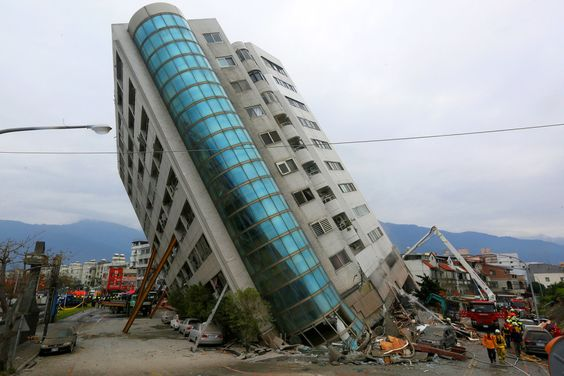
#> input picture valencia.jpg, 564 x 376 px, found by its file name
$ python valencia.py
#> lines starting #> are read from the running program, lines starting #| are printed output that depends on the picture
#> further down, image is the input picture: shape (376, 564, 3); mean B, G, R 149.8, 148.9, 144.3
import cv2
import numpy as np
import matplotlib.pyplot as plt

def apply_valencia(image):
    image = image.astype(np.float32) / 255.0

    image[:, :, 0] = np.minimum(image[:, :, 0] * 1.9, 1.3)
    image[:, :, 1] = np.minimum(image[:, :, 1] * 1.08, 1.0)
    image[:, :, 2] = np.minimum(image[:, :, 2] * 1.15, 1.0)
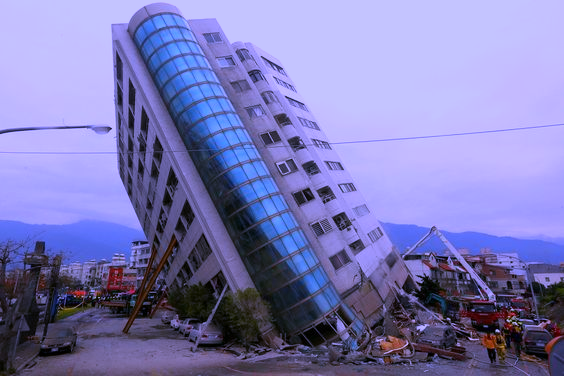
#> image: shape (376, 564, 3) float32; mean of channels 0, 1, 2 0.925, 0.627, 0.637; drawn with min black and max white

    lab_image = cv2.cvtColor(image, cv2.COLOR_BGR2Lab)
#> lab_image: shape (376, 564, 3) float32; mean of channels 0, 1, 2 65.9, 10.2, -18.6
    l, a, b = cv2.split(lab_image)
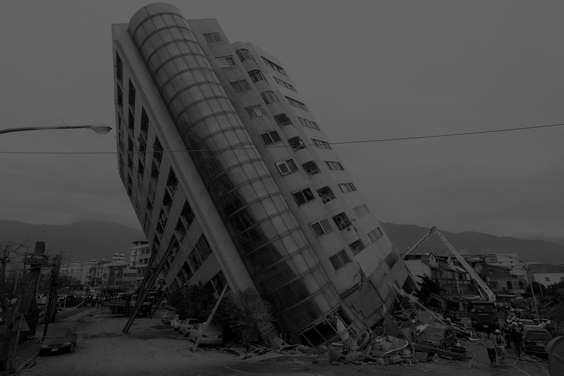
#> l: shape (376, 564) float32; min 0, max 100, mean 65.9
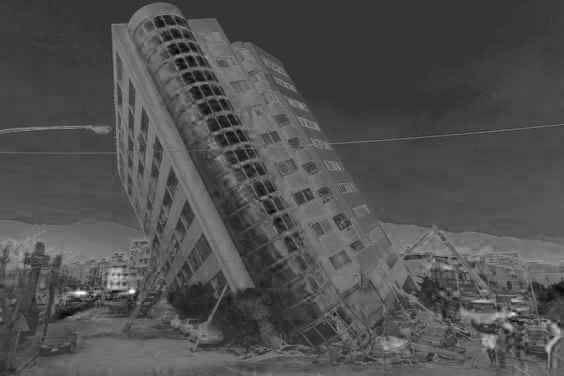
#> a: shape (376, 564) float32; min -19.88, max 75.41, mean 10.2; drawn with min black and max white
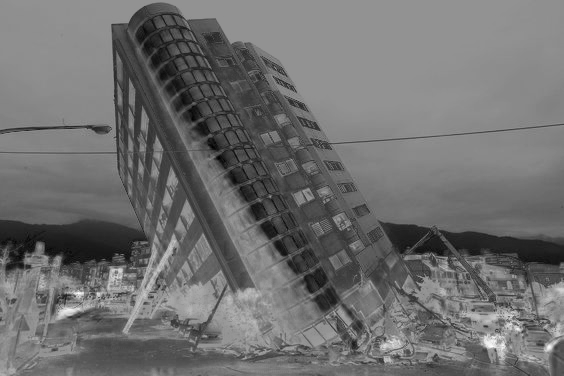
#> b: shape (376, 564) float32; min -78.33, max 58.22, mean -18.6; drawn with min black and max white
    l = np.clip(l * 1.1, 0, 1)
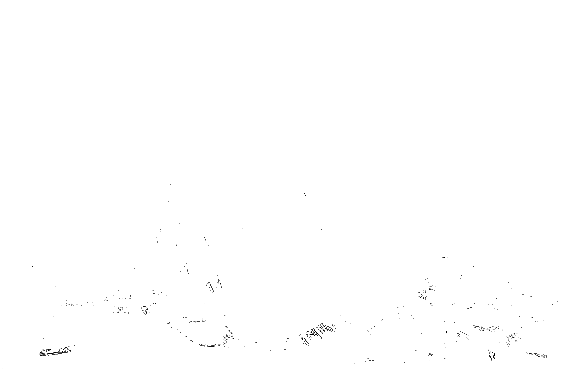
#> l: shape (376, 564) float32; min 0, max 1, mean 0.998
    lab_image = cv2.merge([l, a, b])
#> lab_image: shape (376, 564, 3) float32; mean of channels 0, 1, 2 1, 10.2, -18.6
    image = cv2.cvtColor(lab_image, cv2.COLOR_Lab2BGR)
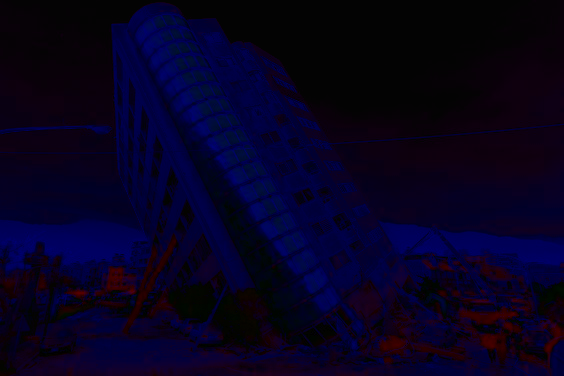
#> image: shape (376, 564, 3) float32; mean B, G, R 0.129, 0.00514, 0.0261

    rows, cols = image.shape[:2]
#> rows = 376; cols = 564
    X_resultant_kernel = cv2.getGaussianKernel(cols, 1200)
    Y_resultant_kernel = cv2.getGaussianKernel(rows, 1200)
    kernel = Y_resultant_kernel * X_resultant_kernel.T
    mask = kernel / np.max(kernel)

    vignette = np.dstack((mask, mask, mask))

    image = image * (0.95 + 0.05 * vignette)

    image = np.clip(image * 255, 0, 255).astype(np.uint8)

    return image

image_path = 'C:\\Users\\ThinkPad E560\\Desktop\\Instagram filters project\\valencia.jpg'
image = cv2.imread(image_path)

filtered_image = apply_valencia(image)

plt.figure(figsize=(12, 6))

plt.subplot(1, 2, 1)
plt.imshow(cv2.cvtColor(image, cv2.COLOR_BGR2RGB))
plt.title('Original Image')
plt.axis('off')

plt.subplot(1, 2, 2)
plt.imshow(cv2.cvtColor(filtered_image, cv2.COLOR_BGR2RGB))
plt.title('Valencia Filter')
plt.axis('off')

plt.show()
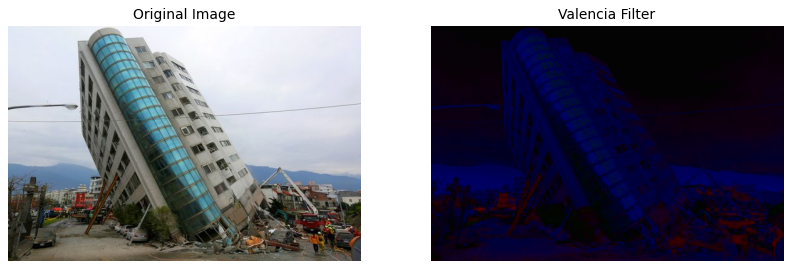
#> figure drawn by matplotlib, 2 panels

$ run again, with claredon.jpg copied over valencia.jpg
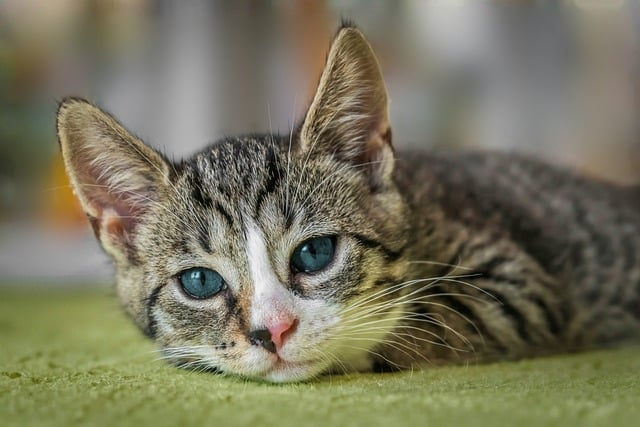
#> input picture claredon.jpg, 640 x 427 px, found by its file name
#> image is the input picture: shape (427, 640, 3); mean B, G, R 93.2, 116.1, 119.1
#> in apply_valencia, `image = cv2.cvtColor(lab_image, cv2.COLOR_Lab2BGR)`:
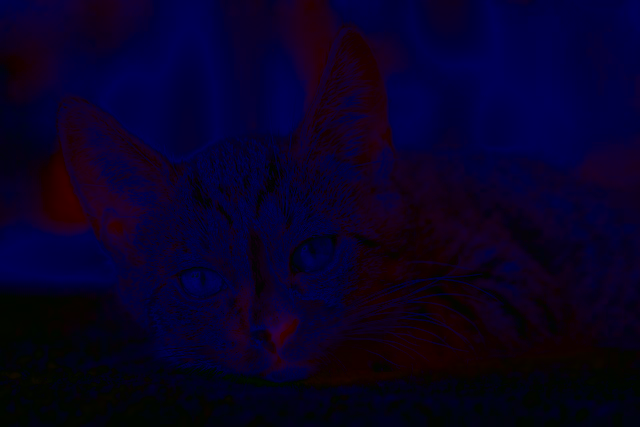
#> image: shape (427, 640, 3) float32; mean B, G, R 0.147, 0.00279, 0.0324
#> `plt.show()`:
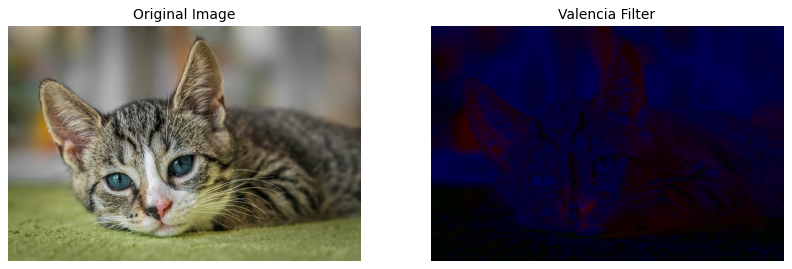
#> figure drawn by matplotlib, 2 panels

$ run again, with gingham.jpg copied over valencia.jpg
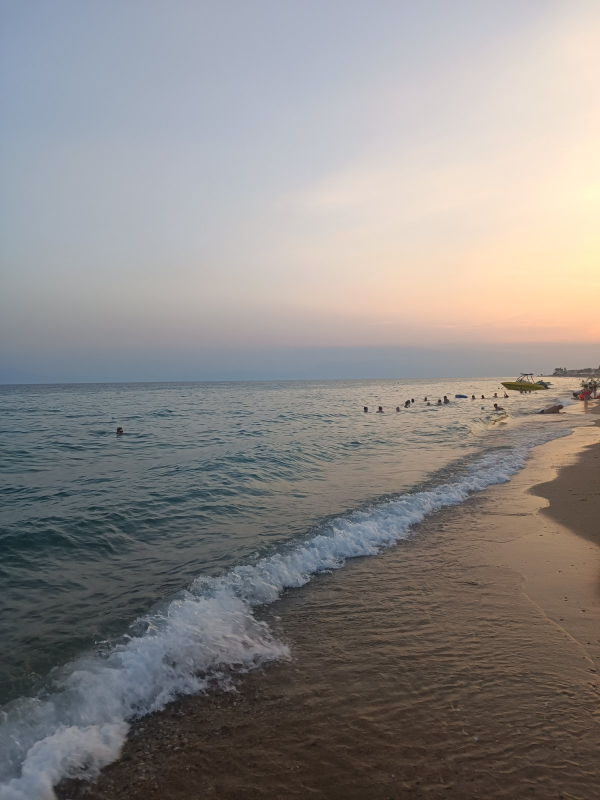
#> input picture gingham.jpg, 1200 x 1600 px, found by its file name (shown at 1/2 size)
#> image is the input picture: shape (1600, 1200, 3); mean B, G, R 135.2, 136.9, 140.4
#> in apply_valencia, `image = cv2.cvtColor(lab_image, cv2.COLOR_Lab2BGR)`:
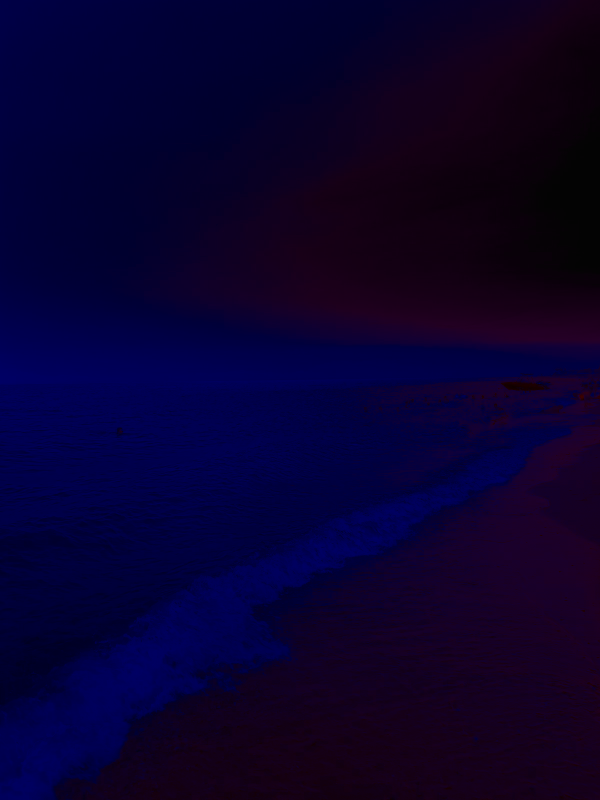
#> image: shape (1600, 1200, 3) float32 (shown at 1/2 size); mean B, G, R 0.186, 0.000282, 0.0359
#> `plt.show()`:
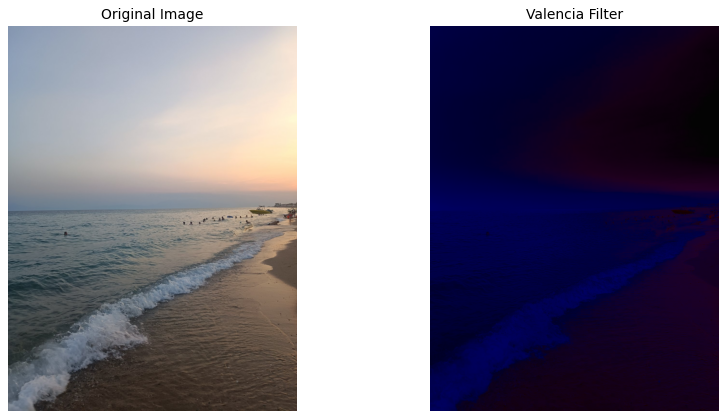
#> figure drawn by matplotlib, 2 panels

$ run again, with lark.jpg copied over valencia.jpg
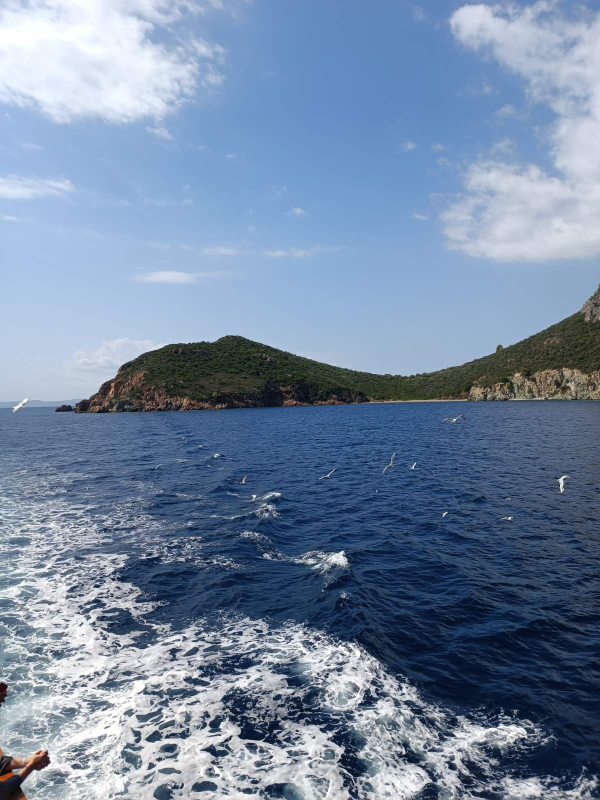
#> input picture lark.jpg, 1200 x 1600 px, found by its file name (shown at 1/2 size)
#> image is the input picture: shape (1600, 1200, 3); mean B, G, R 162.6, 136.2, 116.6
#> `plt.show()`:
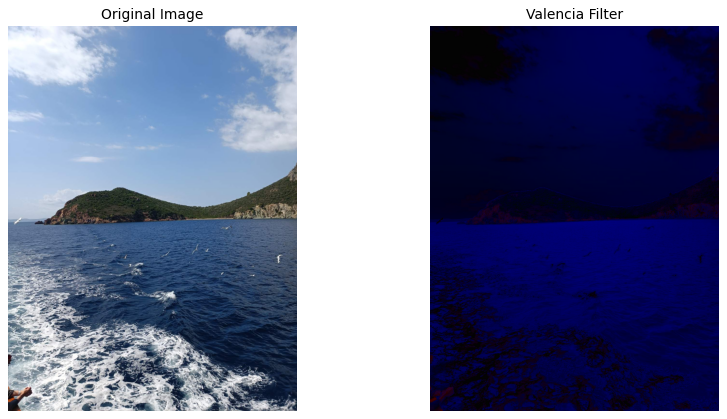
#> figure drawn by matplotlib, 2 panels
